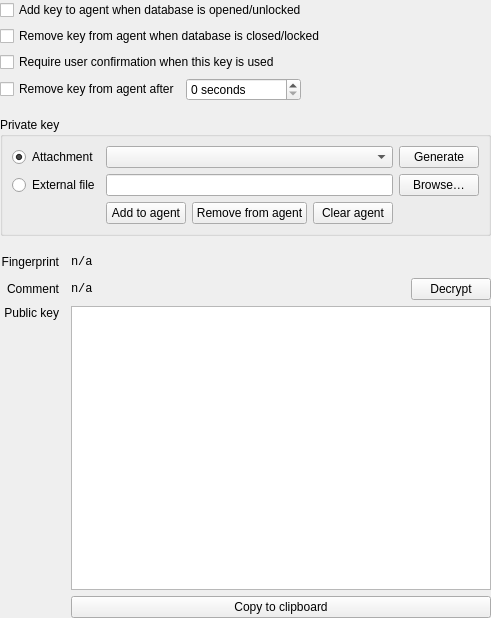
<?xml version="1.0" encoding="UTF-8"?>
<ui version="4.0">
 <class>EditEntryWidgetSSHAgent</class>
 <widget class="QWidget" name="EditEntryWidgetSSHAgent">
  <property name="geometry">
   <rect>
    <x>0</x>
    <y>0</y>
    <width>452</width>
    <height>618</height>
   </rect>
  </property>
  <property name="windowTitle">
   <string>Form</string>
  </property>
  <layout class="QGridLayout" name="gridLayout">
   <property name="leftMargin">
    <number>0</number>
   </property>
   <property name="topMargin">
    <number>0</number>
   </property>
   <property name="rightMargin">
    <number>0</number>
   </property>
   <property name="bottomMargin">
    <number>0</number>
   </property>
   <item row="1" column="1" colspan="4">
    <widget class="QCheckBox" name="removeKeyFromAgentCheckBox">
     <property name="text">
      <string>Remove key from agent when database is closed/locked</string>
     </property>
    </widget>
   </item>
   <item row="14" column="1">
    <widget class="QLabel" name="commentLabel">
     <property name="text">
      <string>Comment</string>
     </property>
     <property name="alignment">
      <set>Qt::AlignRight|Qt::AlignTrailing|Qt::AlignVCenter</set>
     </property>
    </widget>
   </item>
   <item row="0" column="1" colspan="4">
    <widget class="QCheckBox" name="addKeyToAgentCheckBox">
     <property name="text">
      <string>Add key to agent when database is opened/unlocked</string>
     </property>
    </widget>
   </item>
   <item row="15" column="3" colspan="2">
    <widget class="QPlainTextEdit" name="publicKeyEdit">
     <property name="font">
      <font>
       <family>Monospace</family>
      </font>
     </property>
     <property name="readOnly">
      <bool>true</bool>
     </property>
    </widget>
   </item>
   <item row="14" column="4">
    <widget class="QPushButton" name="decryptButton">
     <property name="text">
      <string>Decrypt</string>
     </property>
    </widget>
   </item>
   <item row="4" column="1">
    <spacer name="verticalSpacer">
     <property name="orientation">
      <enum>Qt::Vertical</enum>
     </property>
     <property name="sizeType">
      <enum>QSizePolicy::Fixed</enum>
     </property>
     <property name="sizeHint" stdset="0">
      <size>
       <width>20</width>
       <height>10</height>
      </size>
     </property>
    </spacer>
   </item>
   <item row="13" column="1">
    <widget class="QLabel" name="fingerprintLabel">
     <property name="text">
      <string>Fingerprint</string>
     </property>
     <property name="alignment">
      <set>Qt::AlignRight|Qt::AlignTrailing|Qt::AlignVCenter</set>
     </property>
    </widget>
   </item>
   <item row="16" column="3" colspan="2">
    <widget class="QPushButton" name="copyToClipboardButton">
     <property name="text">
      <string>Copy to clipboard</string>
     </property>
    </widget>
   </item>
   <item row="15" column="1">
    <widget class="QLabel" name="publicKeyLabel">
     <property name="text">
      <string>Public key</string>
     </property>
     <property name="alignment">
      <set>Qt::AlignRight|Qt::AlignTop|Qt::AlignTrailing</set>
     </property>
    </widget>
   </item>
   <item row="5" column="1" colspan="4">
    <widget class="QGroupBox" name="privateKeyGroupBox">
     <property name="title">
      <string>Private key</string>
     </property>
     <layout class="QGridLayout" name="gridLayout_3">
      <item row="0" column="0">
       <widget class="QRadioButton" name="attachmentRadioButton">
        <property name="text">
         <string>Attachment</string>
        </property>
        <property name="checked">
         <bool>true</bool>
        </property>
       </widget>
      </item>
      <item row="3" column="3">
       <widget class="QLineEdit" name="externalFileEdit">
        <property name="focusPolicy">
         <enum>Qt::ClickFocus</enum>
        </property>
        <property name="accessibleName">
         <string>External key file</string>
        </property>
       </widget>
      </item>
      <item row="4" column="3">
       <layout class="QHBoxLayout" name="agentActionsLayout" stretch="0,0,0">
        <item>
         <widget class="QPushButton" name="addToAgentButton">
          <property name="text">
           <string>Add to agent</string>
          </property>
         </widget>
        </item>
        <item>
         <widget class="QPushButton" name="removeFromAgentButton">
          <property name="text">
           <string>Remove from agent</string>
          </property>
         </widget>
        </item>
        <item>
         <widget class="QPushButton" name="clearAgentButton">
          <property name="text">
           <string>Clear agent</string>
          </property>
         </widget>
        </item>
       </layout>
      </item>
      <item row="3" column="0">
       <widget class="QRadioButton" name="externalFileRadioButton">
        <property name="text">
         <string>External file</string>
        </property>
       </widget>
      </item>
      <item row="3" column="4">
       <widget class="QPushButton" name="browseButton">
        <property name="accessibleName">
         <string>Browse for key file</string>
        </property>
        <property name="text">
         <string extracomment="Button for opening file dialog">Browse…</string>
        </property>
       </widget>
      </item>
      <item row="0" column="4">
       <widget class="QPushButton" name="generateButton">
        <property name="text">
         <string>Generate</string>
        </property>
       </widget>
      </item>
      <item row="0" column="3">
       <widget class="QComboBox" name="attachmentComboBox">
        <property name="sizePolicy">
         <sizepolicy hsizetype="Expanding" vsizetype="Fixed">
          <horstretch>0</horstretch>
          <verstretch>0</verstretch>
         </sizepolicy>
        </property>
        <property name="accessibleName">
         <string>Select attachment file</string>
        </property>
        <property name="editable">
         <bool>false</bool>
        </property>
       </widget>
      </item>
     </layout>
    </widget>
   </item>
   <item row="2" column="1" colspan="4">
    <widget class="QCheckBox" name="requireUserConfirmationCheckBox">
     <property name="text">
      <string>Require user confirmation when this key is used</string>
     </property>
    </widget>
   </item>
   <item row="14" column="3">
    <layout class="QHBoxLayout" name="horizontalLayout_4">
     <item>
      <widget class="QLabel" name="commentTextLabel">
       <property name="font">
        <font>
         <family>Monospace</family>
        </font>
       </property>
       <property name="text">
        <string>n/a</string>
       </property>
       <property name="textInteractionFlags">
        <set>Qt::TextSelectableByKeyboard|Qt::TextSelectableByMouse</set>
       </property>
      </widget>
     </item>
     <item>
      <spacer name="horizontalSpacer">
       <property name="orientation">
        <enum>Qt::Horizontal</enum>
       </property>
       <property name="sizeHint" stdset="0">
        <size>
         <width>40</width>
         <height>20</height>
        </size>
       </property>
      </spacer>
     </item>
    </layout>
   </item>
   <item row="3" column="1" colspan="4">
    <layout class="QHBoxLayout" name="removeKeyLayout">
     <item>
      <widget class="QCheckBox" name="lifetimeCheckBox">
       <property name="text">
        <string>Remove key from agent after</string>
       </property>
      </widget>
     </item>
     <item>
      <widget class="QSpinBox" name="lifetimeSpinBox">
       <property name="accessibleName">
        <string>Remove key from agent after specified seconds</string>
       </property>
       <property name="suffix">
        <string> seconds</string>
       </property>
       <property name="maximum">
        <number>999999999</number>
       </property>
      </widget>
     </item>
     <item>
      <spacer name="removeKeySpacer">
       <property name="orientation">
        <enum>Qt::Horizontal</enum>
       </property>
       <property name="sizeHint" stdset="0">
        <size>
         <width>40</width>
         <height>20</height>
        </size>
       </property>
      </spacer>
     </item>
    </layout>
   </item>
   <item row="13" column="3" colspan="2">
    <layout class="QHBoxLayout" name="horizontalLayout">
     <item>
      <widget class="QLabel" name="fingerprintTextLabel">
       <property name="font">
        <font>
         <family>Monospace</family>
        </font>
       </property>
       <property name="text">
        <string>n/a</string>
       </property>
       <property name="textInteractionFlags">
        <set>Qt::TextSelectableByKeyboard|Qt::TextSelectableByMouse</set>
       </property>
      </widget>
     </item>
     <item>
      <spacer name="horizontalSpacer_2">
       <property name="orientation">
        <enum>Qt::Horizontal</enum>
       </property>
       <property name="sizeHint" stdset="0">
        <size>
         <width>40</width>
         <height>20</height>
        </size>
       </property>
      </spacer>
     </item>
    </layout>
   </item>
   <item row="12" column="3">
    <spacer name="verticalSpacer_2">
     <property name="orientation">
      <enum>Qt::Vertical</enum>
     </property>
     <property name="sizeType">
      <enum>QSizePolicy::Fixed</enum>
     </property>
     <property name="sizeHint" stdset="0">
      <size>
       <width>20</width>
       <height>10</height>
      </size>
     </property>
    </spacer>
   </item>
  </layout>
 </widget>
 <tabstops>
  <tabstop>addKeyToAgentCheckBox</tabstop>
  <tabstop>removeKeyFromAgentCheckBox</tabstop>
  <tabstop>requireUserConfirmationCheckBox</tabstop>
  <tabstop>lifetimeCheckBox</tabstop>
  <tabstop>lifetimeSpinBox</tabstop>
  <tabstop>attachmentRadioButton</tabstop>
  <tabstop>externalFileRadioButton</tabstop>
  <tabstop>browseButton</tabstop>
  <tabstop>addToAgentButton</tabstop>
  <tabstop>removeFromAgentButton</tabstop>
  <tabstop>decryptButton</tabstop>
  <tabstop>publicKeyEdit</tabstop>
  <tabstop>copyToClipboardButton</tabstop>
 </tabstops>
 <resources/>
 <connections/>
</ui>
